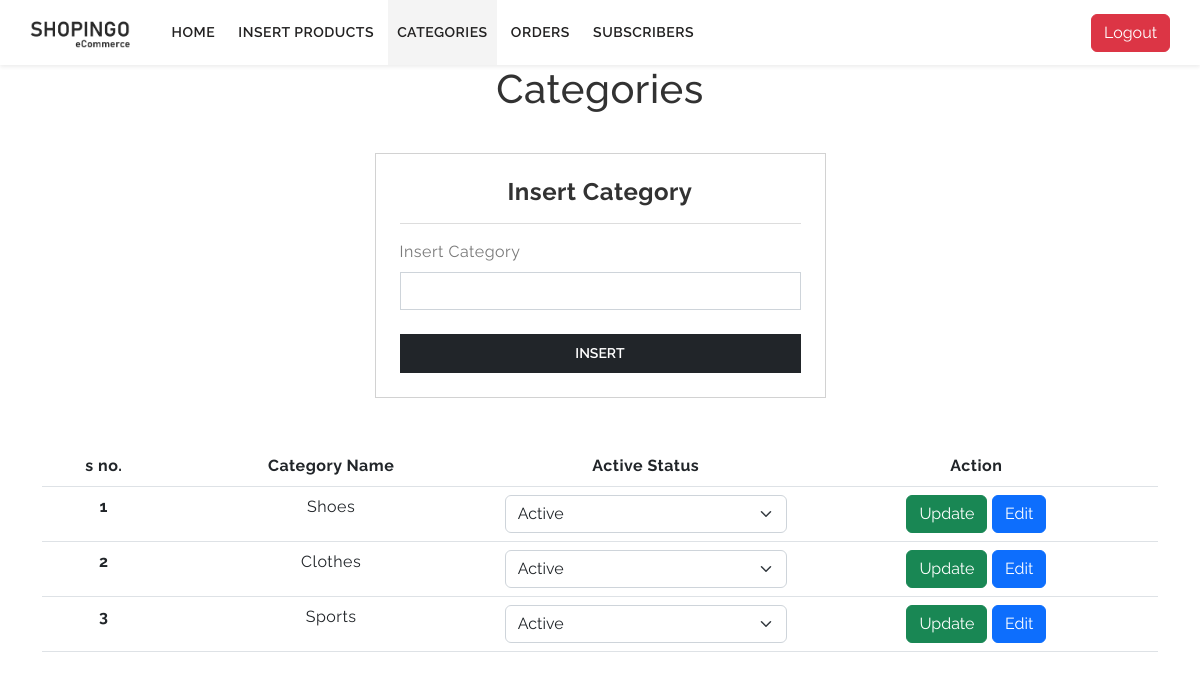
The app's page /shopingo_admin_panel/src/view/insert_category.php (signed in) with its own data.
### tables this page shows
CREATE TABLE `products_category` (
  `id` int NOT NULL,
  `category_name` varchar(255) NOT NULL,
  `status` varchar(255) NOT NULL,
  `isDeletedCat` int DEFAULT NULL,
  `created_at` timestamp NOT NULL DEFAULT CURRENT_TIMESTAMP,
  `updated_at` timestamp NULL DEFAULT NULL,
  `deleted_at` timestamp NULL DEFAULT NULL
);

### shopingo_admin_panel/src/controller/category_handler.php (called while the page is built, shortened)
<?php
include_once '../model/query.php';
include_once '../model/category_insert.php';
$table = "products_category";
$col = "*";
$rows = fetchQuery($table, $col);
?>

### shopingo_admin_panel/src/model/category_insert.php (called while the page is built, shortened)
<?php
include '../../config/connection.php';
function fetchQuery($table, $col)
{
    global $conn;
    $fetch_query = "SELECT $col FROM $table";
    $execute = mysqli_query($conn, $fetch_query);
    $rows = array();
    while ($row = mysqli_fetch_assoc($execute)) {
        $rows[] = $row;
    }
    return $rows;
}
?>

### shopingo_admin_panel/src/view/insert_category.php (the view, shortened to what this page needs)
<?php
include '../../includes/header.php';
if (isset($_SESSION['admin_login'])) {
    include '../../includes/nav.php';
    include '../controller/category_handler.php';
    ?>
    <link rel="stylesheet" type="text/css" href="https://cdn.datatables.net/1.10.25/css/jquery.dataTables.min.css">
    <div class="page-content">
        <h1 class="text-center">Categories</h1>
        <section class="section-padding">
            <div class="container">
                <div class="row ">
                    <div class="col-12 col-lg-6 col-xl-5 col-xxl-5 mx-auto">
                        <div class="card rounded-0">
                            <div class="card-body p-4">
                                <h4 class="mb-0 fw-bold text-center">Insert Category</h4>
                                <hr>
                                <form action="" method="POST" id="insert_products-form">
                                    <div class="row g-4">
                                        <div class="col-12">
                                            <label for="category" class="form-label">Insert Category</label>
                                            <input type="text" name="category" class="form-control rounded-0" id="category">
                                        </div>
                                        <div class="col-12">
                                            <button type="submit" name="Insert_category"
                                                class="btn btn-dark rounded-0 btn-ecomm w-100">Insert</button>
                                        </div>
                                    </div>
                                </form>
                            </div>
                        </div>
                    </div>
                </div>
            </div>
            <div class="container mt-5">
                <table id="catTable" class="table text-center">
                    <thead>
                        <tr>
                            <th scope="col">s no.</th>
                            <th scope="col">Category Name</th>
                            <th scope="col">Active Status</th>
                            <th scope="col">Action</th>
                        </tr>
                    </thead>
                    <tbody>
                        <?php
                        $i = 1;
                        foreach ($rows as $row_data) {
                            $cat_id = $row_data['id'];
                            ?>
                            <tr>
                                <th scope="row">
                                    <?php echo $i; ?>
                                </th>
                                <td>
                                    <?php echo $row_data['category_name']; ?>
                                </td>
                                <td>
                                    <form action="../controller/category_handler.php" method="POST">
                                        <select class="form-select" name="status" id="status">
                                            <option selected value="">
                                                <?php
                                                if ($row_data['status'] == 1) {
                                                    echo "Active";
                                                } else {
                                                    echo "Inactive";
                                                } ?>
                                            </option>
                                        </select>
                                </td>
                                <td>
                                    <button name="update_category" class="btn btn-success">Update</button>
                                    <a href="./edit_category.php?cat_id=<?php echo $cat_id ?>"><button class="btn btn-primary">Edit</button></a>
                                </td>
                            </tr>
                            <?php
                            $i++;
                        }
                        ?>
                    </tbody>
                </table>
            </div>
        </section>
    </div>
    <?php include '../../includes/footer_file.php'; ?>
<?php
}
?>

### assets/css/style.css (style rules this page uses)
body { color: #797979; letter-spacing: 0.5px; background-color: #ffffff; font-family: 'Raleway', sans-serif; }
a { text-decoration: none; }
::placeholder { opacity: 0.5 !important; }
.h1, .h2, .h3, .h4, .h5, .h6, h1, h2, h3, h4, h5, h6 { color: #323232; }
.page-content { padding-top: 65px; }
.btn-ecomm { font-size: 14px; text-transform: uppercase; font-weight: 600; padding: 0.5rem 1.5rem; border-radius: 0; z-index: 6; }
.section-padding { padding-top: 2rem !important; padding-bottom: 2rem !important; }

### shopingo_admin_panel/assets/css/style.css (style rules this page uses)
body { color: #797979; letter-spacing: 0.5px; background-color: #ffffff; font-family: 'Raleway', sans-serif; }
a { text-decoration: none; }
::placeholder { opacity: 0.5 !important; }
.h1, .h2, .h3, .h4, .h5, .h6, h1, h2, h3, h4, h5, h6 { color: #323232; }
.page-content { padding-top: 65px; }
.btn-ecomm { font-size: 14px; text-transform: uppercase; font-weight: 600; padding: 0.5rem 1.5rem; border-radius: 0; z-index: 6; }
.section-padding { padding-top: 2rem !important; padding-bottom: 2rem !important; }

### records on screen
products_category: category_name "Shoes"
products_category: category_name "Clothes"
products_category: category_name "Sports"
